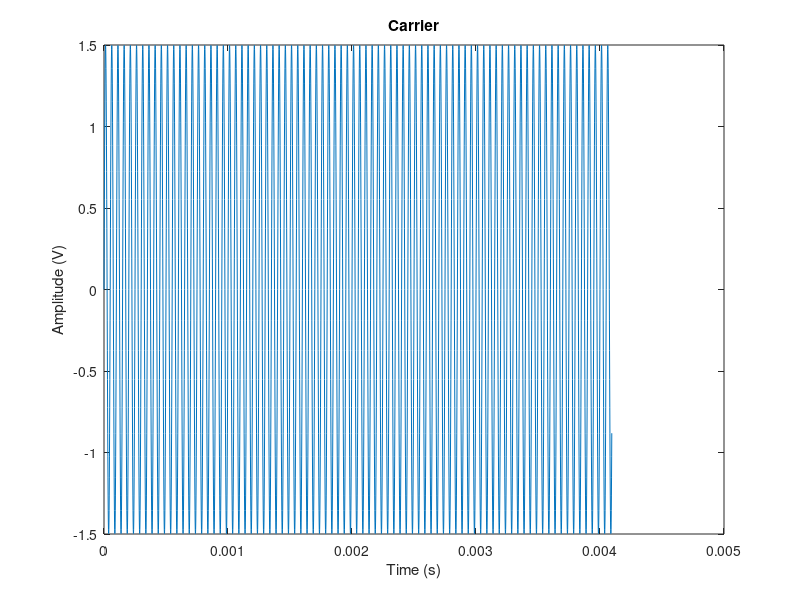
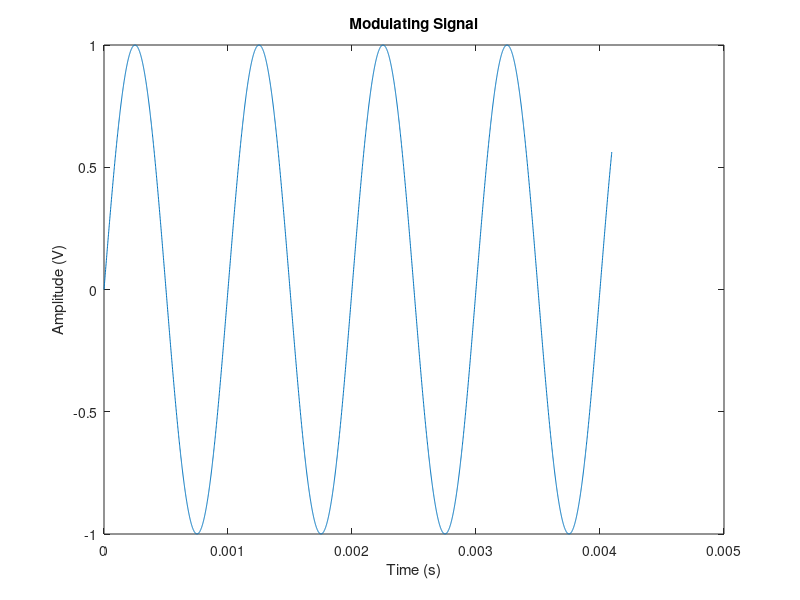
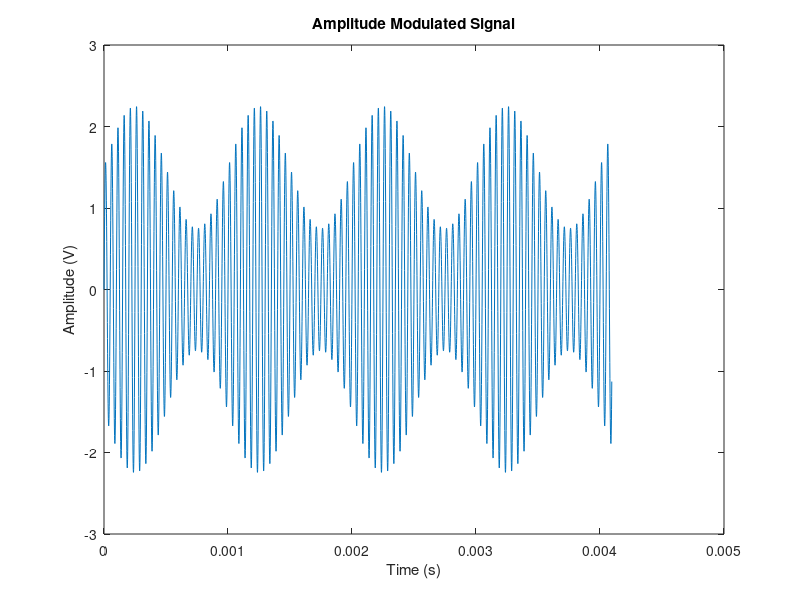

Reproduce these figures in MATLAB, in order.
% COMMUNICATION LABORATORY - I
% SIMULATION EXPERIMENT 1: Amplitude Modulation and Demodulation
% AUTHORS: Prachi Shahi - 14EC239, Samhita Varambally - 14EC244

close all;

%   MODULATION

L = 2^12;           % Length of the signals
Fs = 10^6;          % Sampling frequency; much higher than Nyquist frequency
t = (0:L-1)/Fs;

fc = 20e3;          % Carrier frequency
Ac = 1.5;           % Carrier - 3Vp-p
c = Ac*sin(2*pi*fc*t);
figure;
plot(t,c);
title('Carrier'); xlabel('Time (s)'); ylabel('Amplitude (V)');

fm = 1e3;          % Message frequency
Am = 1;            % Message - 2Vp-p
m = Am*sin(2*pi*fm*t);
figure;
plot(t,m);
title('Modulating Signal'); xlabel('Time (s)'); ylabel('Amplitude (V)');

mod_index = 0.5;        % Adjust this value for undermodulation, overmodulation or perfect modulation
am = (1+mod_index*m).*c;
figure;
plot(t,am);
title('Amplitude Modulated Signal'); xlabel('Time (s)'); ylabel('Amplitude (V)');

